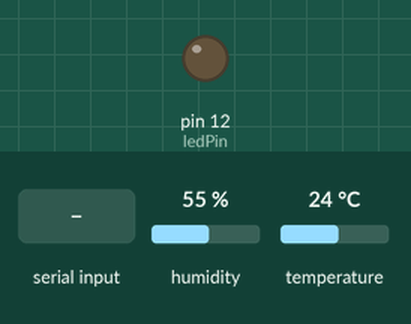
Recording of a sketch running on a simulated Arduino Uno, built with avr-gcc and run on an emulated ATmega328P. Parts: output pins drawn as LEDs (lit = HIGH). The test bench sets the inputs (shaded band); at power-on: humidity 55 %, temperature 24 °C. What the sketch prints to the serial monitor is not drawn.

Above: at 1.2 s.
1.3 s: "3\n" received over Serial
At 1.7 s:
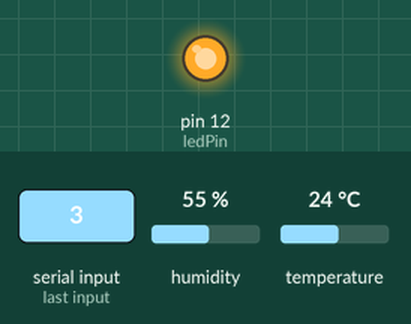
3.3 s: byte 49 ('1') received over Serial
4.8 s: byte 50 ('2') received over Serial
Timing chart, 0 to 7.8 s (numbered marks = the images above; inputs shaded):
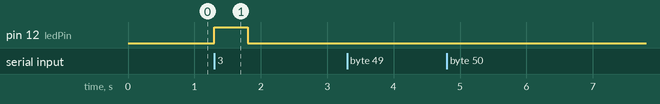

The sketch:

menudht.ino
```cpp
#include "DHT.h"

//sensor de temperatura e umidade
#define DHTPIN A0              //Pino analogico em que o sensor DHT11 esta conectado
#define DHTTYPE DHT11          //Definindo o tipo do sensor: DHT11
DHT dht(DHTPIN, DHTTYPE);

const int ledPin = 12; // Pino em que o led deve estar conectado
int read;      // variavel para ler dados do serial

void setup() {
  // inicializa comunicacao com o serial:
  Serial.begin(9600);
  // inicializa o led como output:
  pinMode(ledPin, OUTPUT);
  dht.begin();

  Serial.print("\n");
  Serial.println("###############");
  Serial.println("###   Menu  ###");
  Serial.println("###############");
  Serial.println("\n Digite o numero do item desejado:");
  Serial.println("(1) - Temperatura Atual");
  Serial.println("(2) - Humidade ");
  Serial.println("(3) - Piscar LED");
}

void loop() {

  //Valor da Umidade
  float Humi = dht.readHumidity();
  //Valor da temperatura
  float Temp = dht.readTemperature();

  if (Serial.available() > 0) {
    // leitura do byte mais antigo do buffer:
    read = Serial.read();

  switch (read) {
      case '1':
        Serial.print("\n Temperatura atual: ");
        Serial.print(Temp);
        Serial.print(" C");
        break;
      case '2':
        Serial.print("\n Humidade atual: ");
        Serial.print(Humi);
        Serial.print(" UR");
        break;
      case '3':
        digitalWrite(ledPin, HIGH);
        delay(500);
        digitalWrite(ledPin, LOW);
        break;
      default:
      Serial.println("\n Opcao Invalida");
      Serial.print("\n");
      Serial.println("##############");
      Serial.println("###  Menu  ###");
      Serial.println("##############");
      Serial.println("Digite o numero do item desejado:");
      Serial.println("(1) - Temperatura Atual");
      Serial.println("(2) - Humidade ");
      Serial.println("(3) - Piscar LED");

        }
    }
}
```

Measured:
- after the input at 1.3 s, pin 12 (ledPin): LOW → HIGH at once, → LOW 0.50 s later
- after the input at 3.3 s, every drawn part: stays the same
- after the input at 4.8 s, every drawn part: stays the same
